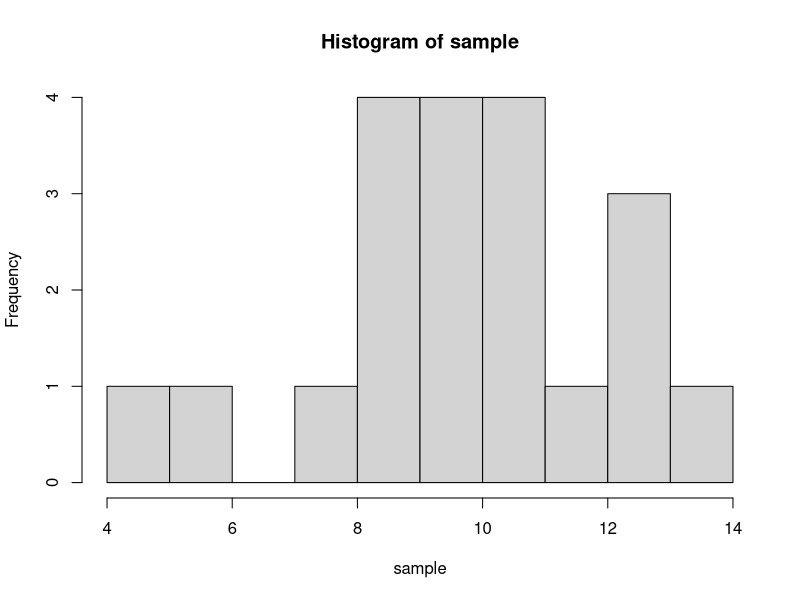
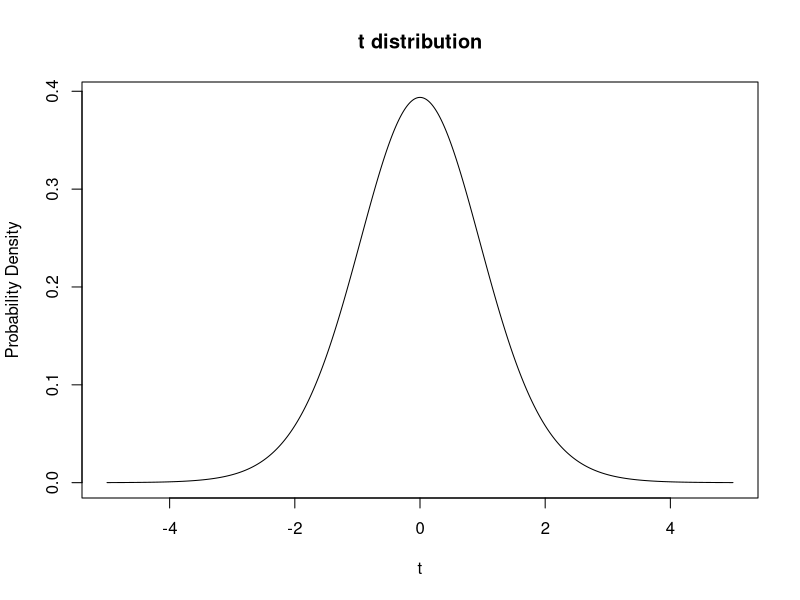
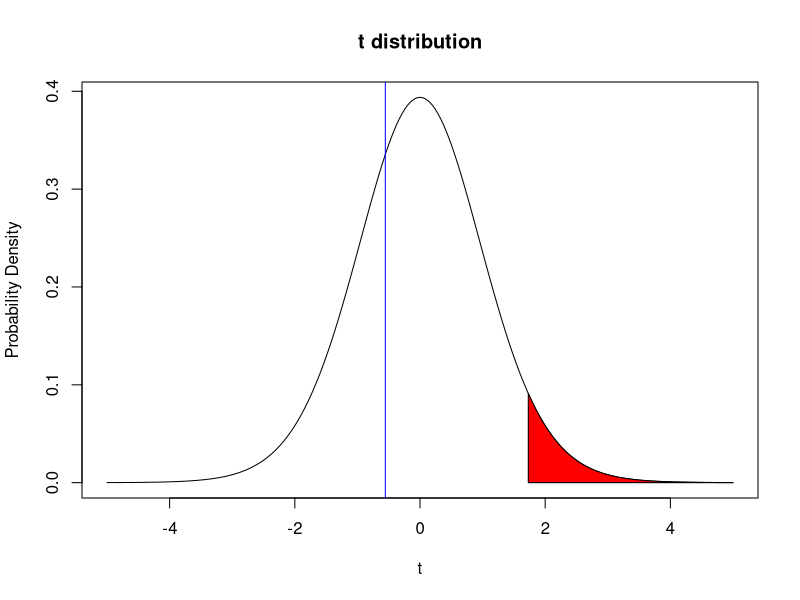
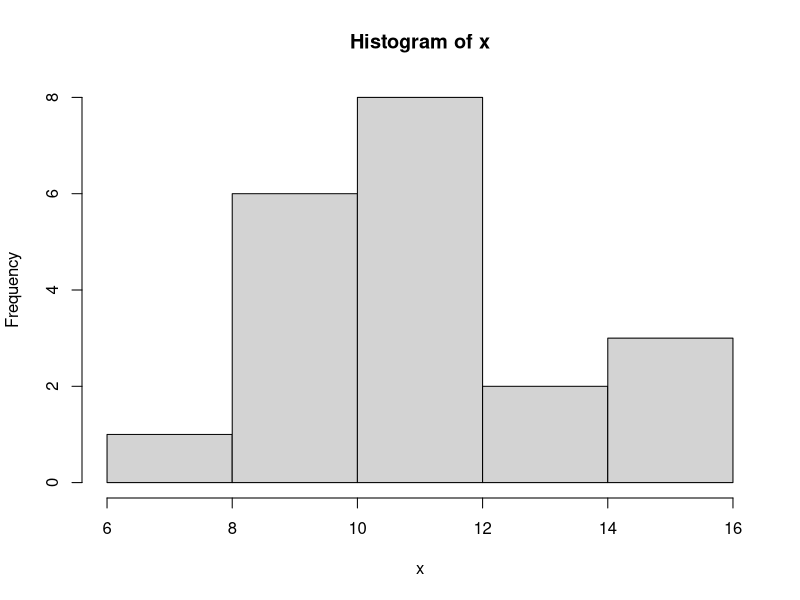
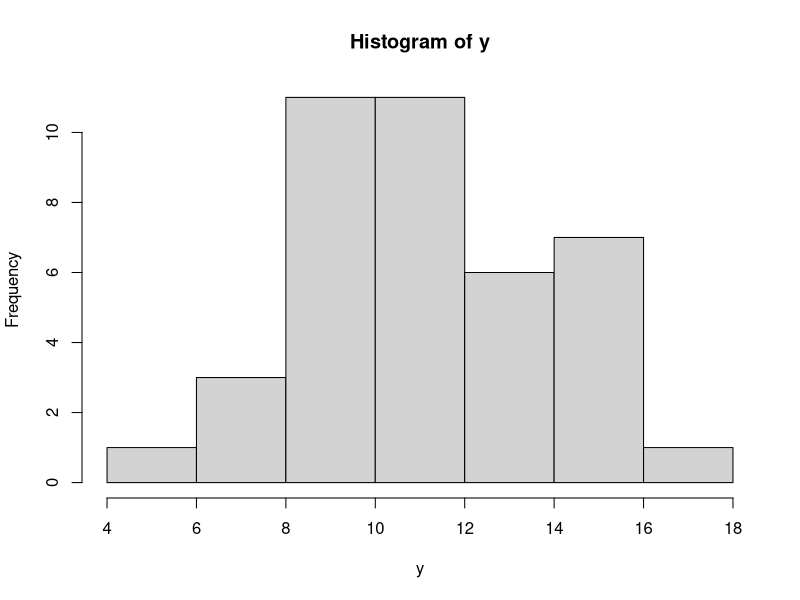
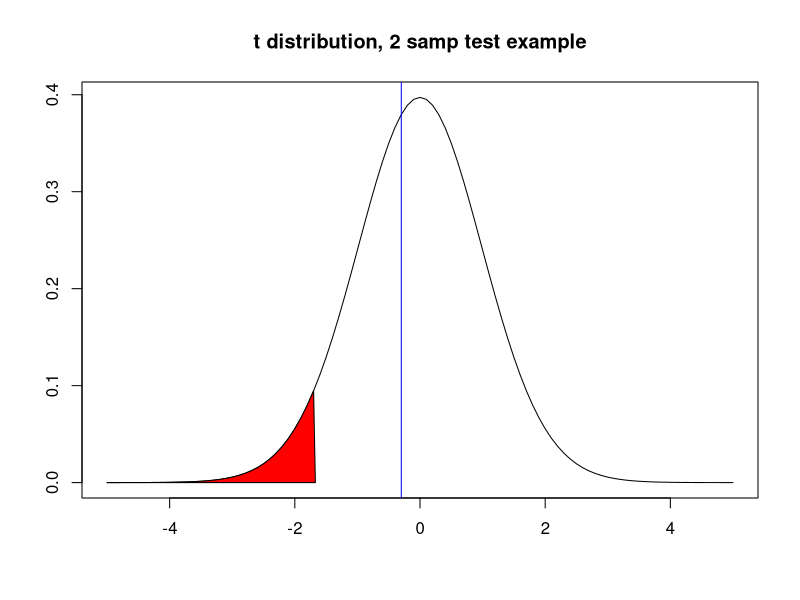
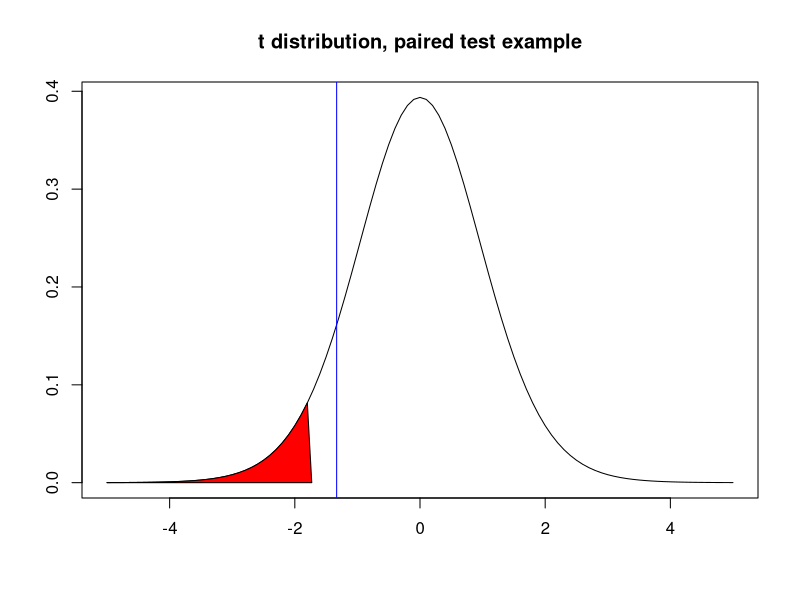

These charts were generated, in order, by the following R code:
## ---- chunk 1
# First set the sample size we are going to use when we draw our sample. Let's do a sample size of 20 and
# call the variable n
n = 20

# Create a sample to use via the rnorm command. Call this variable "sample".
# Give it a mean of 10 and a standard deviation of 2.5
# plot it in a histogram using hist()
sample = rnorm(n, mean = 10, sd = 2.5)

hist(sample)

# Quickly remake the t distribution, by copying the code we used last time. 
x = seq(-5,5,by = 0.001)
tdistr = dt(x,n-1)
plot(x,tdistr,type = "l",main = "t distribution",xlab = "t",ylab = "Probability Density")

# what's our t value and where is it on the distribution?  What do you predict for the result of
# the test?
obs_t = (mean(sample)-10)/(sd(sample)/sqrt(length(sample)))
plot(x,tdistr,type = "l",main = "t distribution",xlab = "t",ylab = "Probability Density") + polygon(c(x[x >= 1.73], max(x), 1.73), c(tdistr[x >= 1.73], 0, 0), col = "red")+ abline(v=obs_t, col="blue")
# R's t-test function is called t.test. run help(t.test) to get a feel for the function.

# do the t.test:
# remember, the mean of our null is 10 and we want to do a right, one-sided test (greater than).
t.test(sample,mu = 10,alternative="g")

# There are a lot of outputs, but for our purposes we want to focus on 
# the p-value. 
## ---- chunk 2
#Let's do sample sizes of x = 20 and y = 40 (same sd).

x = rnorm(20, mean = 10, sd = 2.5)
y = rnorm(40, mean = 11, sd = 2.5)

# Look at them using hist().

hist(x)
hist(y)
## ---- chunk 3
# Here I made the variances equal. In practice if we are using a two
# sample t test and allowing ourselves to assume equal variances then we
# compute what is called the pooled standard deviation. 

sp = ((length(x)-1)*sd(x)^2+(length(y)-1)*sd(y)^2)/(length(x)+length(y)-2)
sp = sqrt(sp)

# Then we need to think about our H0 for a moment.

# Let's say our H0 is that the population means are equal.ie mean(x)=mean(y).
# So we can calculate our t statistic as follows:
  
obs_t = (mean(x)-mean(y))/sqrt((sp^2)/length(x)+(sp^2)/length(y))

# Now we need to think about our Ha.  Let's say we thought it might be the
# case that mean(x) < mean(y), That means our t stat would be out there in the left
# tail of the distribution.  Think about an extreme case where we would feel confident
# in saying mean(x) < mean(y).  Imagine mean(x) was 0 and
# mean(y) was 1000.  If the samples were large and xbar ~mean(x) and ybar ~mean(y) then
# tstat would be large and negative! This means to the left.

# Ok so what does our t distribution look like?  Where does our observed
# value of t land?  What does that imply for our testing?

tdistr = dt(seq(-5,5,by = .1),length(x)+length(y)-2)
s = seq(-5,5,by=.1)
crit = abs(qt(p = 0.05, df = length(x)+length(y)-2))
plot(s,tdistr,type = "l",main = "t distribution, 2 samp test example",xlab = "",ylab = "") + polygon(c(s[s <= -crit], -crit, -crit), c(tdistr[s <= -crit], 0, 0), col = "red") + abline(v=obs_t, col="blue")

# Ok now use the t.test to perform a two-sample t-test. We do not need to set mu, instead we need to 
# input both samples into t.test(). We also need to specify that the variances of our samples are 
# equal and that we want a "left" or "lesser" one-sided t-test. 
t.test(x,y,var.equal=TRUE, alternative = "l")

# Do the results of the t-test confirm your suspicions?
## ---- chunk 4
N_iter = 20000
h_out = 0
alpha = 0.05
for (i in 1:N_iter){
  x = rnorm(n, mean = 10, sd = 2.5)
  p=t.test(x,mu = 10,alternative = "g")[["p.value"]]
  if (p < alpha){
  h_out = h_out+1
  }
  }
# So what's the rate of type I error?

h_out/N_iter

# It should be close to our significance level!  If H0 is true and we
# reject the Null we are out in the tail of distribution by chance.  And
# alpha is the probability of that!
## ---- chunk 5
# Ok we need two samples again. Let's call them x and y again. 
# Set both sample sizes to 200. Set the mean of one of x to 10 and the mean of y to 11. 
# Standard deviation for both is 2.5

x = rnorm(n, mean = 10, sd = 2.5)
y = rnorm(n, mean = 11, sd = 2.5)

# Ok, so what are our diffs? does the order matter? In this case our HA is that mean(x)<mean(y), so we 
# are going to calculate the diffs as x-y with our expectation being that there will be a negative 
# difference if the null is false. 
  
the_diffs=x-y

# What's our H0?  Let's say it is that the means are equal again.

# What's our t stat?

obs_t = mean(the_diffs)/(sd(the_diffs)/sqrt(length(the_diffs)))

# What does our t distribution look like? Where is our observed t value?
# What's the likely outcome of our test?

tdistr = dt(seq(-5,5,by=.1),length(the_diffs)-1)
crit = abs(qt(p = 0.05, df = length(the_diffs)-1))
plot(seq(-5,5,by=.1),tdistr,type = "l",main = "t distribution, paired test example",xlab = "",ylab = "") + polygon(c(s[s <= -crit], -crit, -5), c(tdistr[s <= -crit], 0, 0), col = "red") + abline(v=obs_t, col="blue")

# What's our Ha?  Let's say that it is mean(x)<mean(y), so we need to look at a
# rejection region in the left tail of the distribution.
# Ok, do the test. It's t.test again but this time we are going to specify that they are paired. 

t.test(x,y,paired = TRUE, alternative = "l")
## ---- chunk 6
# In order to make sure we are not breaking the assumptions of the t-test, I am going to quickly make a couple of samples for us. 
sample_1 = rnorm(25, mean = 10, sd = 2.5)
sample_2 = rnorm(50, mean = 13, sd = 2.5)
t.test(sample_1, sample_2, var.equal = TRUE)
